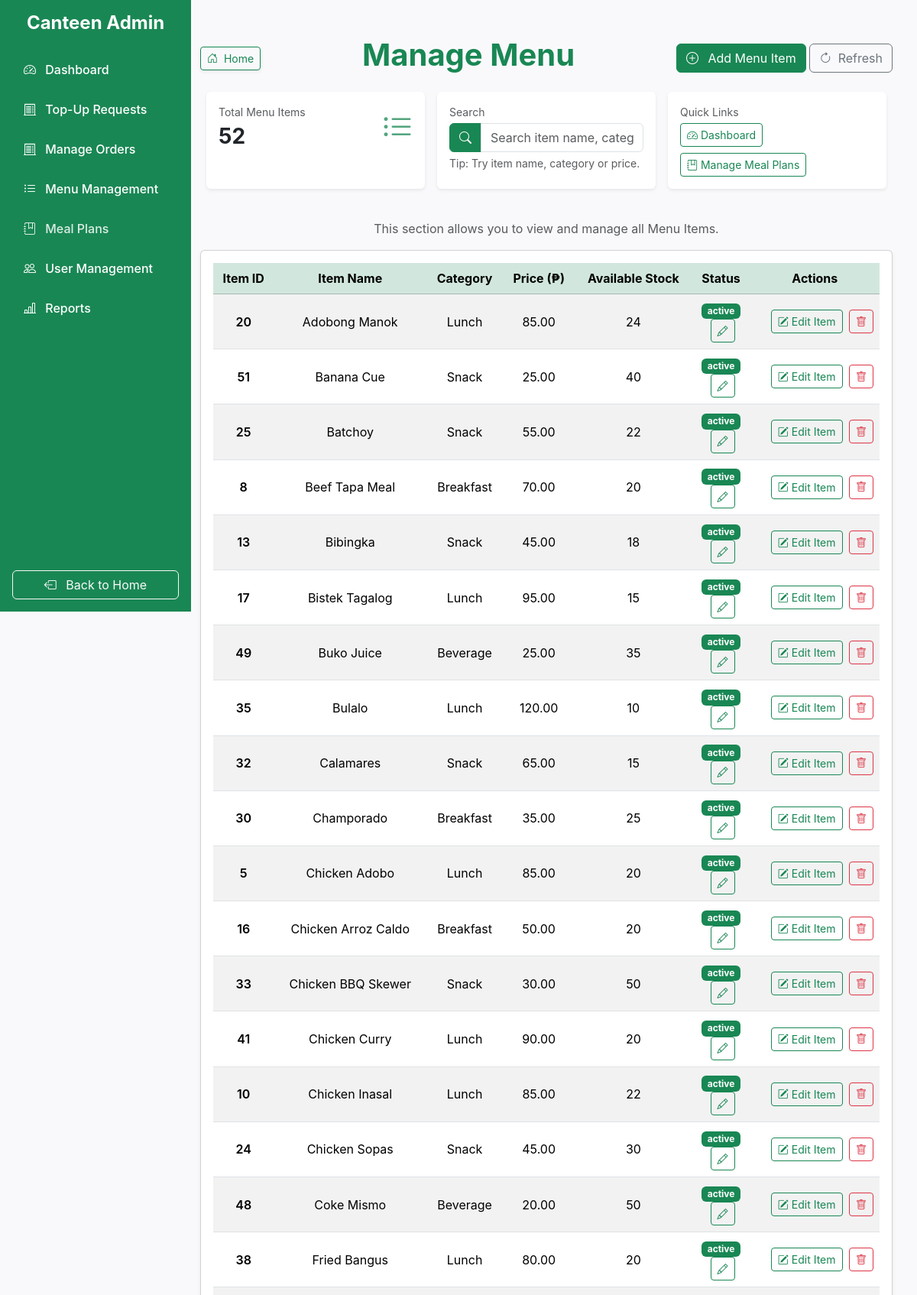
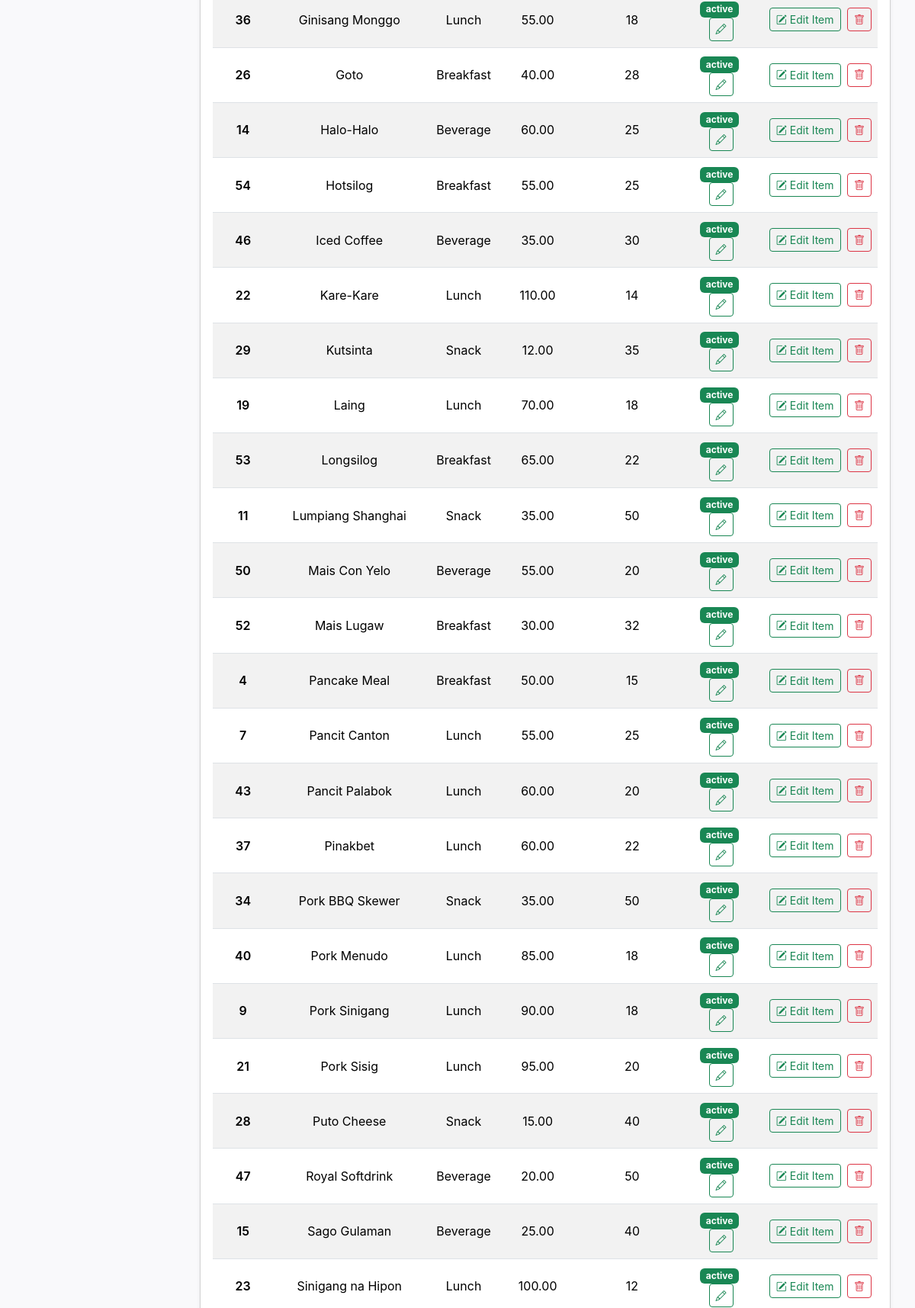
The app's page /pages/admin-pages/manage_menu.php (signed in, upper part) with its own data (2 pictures, top to bottom).
### tables this page shows
CREATE TABLE IF NOT EXISTS `menu_items` (
  `item_id` INT NOT NULL AUTO_INCREMENT,
  `item_name` VARCHAR(100) NOT NULL,
  `category` ENUM('Breakfast', 'Lunch', 'Snack', 'Beverage') NULL DEFAULT NULL,
  `price` DECIMAL(10,2) NOT NULL,
  `stock` INT NOT NULL,
  `description` TEXT NULL DEFAULT NULL,
  `image` VARCHAR(100) NULL DEFAULT NULL,
  `status` ENUM('active', 'inactive') NULL DEFAULT 'active',
  PRIMARY KEY (`item_id`));

### pages/admin-pages/manage_menu.php (the view, shortened to what this page needs)
<?php
    include('../../includes/sidebar.php');
?>
<main class="admin-content container my-5 fullHeight d-flex flex-column align-items-center justify-content-start">
    <div class="d-flex justify-content-between align-items-center w-100 mb-3">
        <div class="d-flex align-items-center gap-2">
            <a href="../menu.php" class="btn btn-outline-success btn-sm shadow-sm">
                <i class="bi bi-house-door me-1"></i> Home
            </a>
        </div>
        <div><h1 class="text-center flex-grow-1 fw-bold text-success">Manage Menu</h1></div>
        <div>
            <a href="create_menu.php" class="btn btn-success">
                <i class="bi bi-plus-circle me-2"></i> Add Menu Item
            </a>
            <button class="btn btn-outline-secondary" onclick="window.location.reload()">
                <i class="bi bi-arrow-clockwise me-1"></i> Refresh
            </button>
        </div>
    </div>
    <?php
        include ('../../config/db.php');
        $menuCount = $conn->query("SELECT COUNT(*) as count FROM menu_items")->fetch_assoc()['count'];
        $sql = "SELECT * FROM menu_items ORDER BY item_name ASC";
        $result = $conn->query($sql);
        $menuItems = [];
        if ($result->num_rows > 0) {
            while($row = $result->fetch_assoc()) {
                $menuItems[] = $row;
            }
        }
    ?>
    <div class="row g-3 mb-3 w-100">
        <div class="col-md-4">
        <div class="card shadow-sm border-0 h-100">
            <div class="card-body">
            <div class="d-flex justify-content-between align-items-center">
                <div>
                <div class="text-muted small">Total Menu Items</div>
                <div class="fs-3 fw-bold" id="menuCount"><?= htmlspecialchars($menuCount)?></div>
                </div>
                <i class="bi bi-list-ul fs-1 text-success opacity-75"></i>
            </div>
            </div>
        </div>
        </div>
        <div class="col-md-4">
        <div class="card shadow-sm border-0 h-100">
            <div class="card-body">
            <div class="text-muted small mb-1">Search</div>
            <div class="input-group">
                <span class="input-group-text bg-success text-white border-success">
                <i class="bi bi-search"></i>
                </span>
                <input type="text" id="menuFilter" class="form-control" placeholder="Search item name, category..." data-table="menuItemsTable">
            </div>
            <div class="form-text">Tip: Try item name, category or price.</div>
            </div>
        </div>
        </div>
        <div class="col-md-4">
        <div class="card shadow-sm border-0 h-100">
            <div class="card-body">
                <div class="text-muted small mb-1">Quick Links</div>
                <div class="d-flex gap-2 flex-wrap">
                    <a href="dashboard.php" class="btn btn-outline-success btn-sm"><i class="bi bi-speedometer2 me-1"></i>Dashboard</a>
                    <a href="manage_meal_plans.php" class="btn btn-outline-success btn-sm"><i class="bi bi-journal-bookmark me-1"></i>Manage Meal Plans</a>
                </div>
            </div>
        </div>
        </div>
    </div>
    <br>
    <p class="text-muted text-center">This section allows you to view and manage all Menu Items.</p>
    <?php if(count($menuItems) > 0): ?>
    <div class="card shadow-sm w-100">
        <div class="card-body">
            <div class="table-responsive">
                <table class="table table-striped table-hover align-middle">
                    <thead class="table-success text-center">
                        <tr>
                            <th>Item ID</th>
                            <th>Item Name</th>
                            <th>Category</th>
                            <th>Price (₱)</th>
                            <th>Available Stock</th>
                            <th>Status</th>
                            <th>Actions</th>
                        </tr>
                    </thead>
                    <tbody id="menuItemsTable">
                    <?php foreach ($menuItems as $menuItem): ?>
                        <tr id="menu-<?=$menuItem['item_id']?>" class="text-center">
                            <td class="fw-semibold"><?= htmlspecialchars($menuItem['item_id']) ?></td>
                            <td><?= htmlspecialchars($menuItem['item_name']) ?></td>
                            <td><?= htmlspecialchars($menuItem['category']) ?></td>
                            <td><?= number_format($menuItem['price'], 2) ?></td>
                            <td><?= htmlspecialchars($menuItem['stock']) ?></td>
                            <td>
                                <div class="item-display" id="itemDisplay-<?=$menuItem['item_id']?>">
                                    <span class="badge item-badge
                                        <?php if($menuItem['status'] === 'active'):?>bg-success<?php endif; ?>
                                        <?php if($menuItem['status'] === 'inactive'):?> bg-secondary <?php endif; ?>
                                        ">
                                    <?=$menuItem['status']?>
                                    </span> <br>
                                    <button class="btn btn-sm btn-outline-success ms-1 editItemStatusBtn" data-id="<?=$menuItem['item_id']?>" data-type="itemStatus" title="Edit Item Status">
                                        <i class="bi bi-pencil"></i>
                                    </button>
                                </div>
                            </td>
                            <td class="text-end">
                                <a href="edit_menu_item.php?id=<?=$menuItem['item_id']?>" class="btn btn-sm btn-outline-success me-1" data-id="<?=$menuItem['item_id']?>" title="Edit Item">
                                    <i class="bi bi-pencil-square"></i> Edit Item
                                </a>
                                <button class="btn btn-sm btn-outline-danger deleteItemBtn" data-id="<?=$menuItem['item_id']?>" data-action="delete_menu" title="Delete Menu Item">
                                    <i class="bi bi-trash"></i>
                                </button>
                            </td>
                        </tr>
                    <?php endforeach; ?>
                    </tbody>
                </table>
            </div>
        </div>
    </div>
    <?php else: ?>
        <div class="alert alert-info text-center" role="alert">
            No menu items found. Please add new menu items.
        </div>
    <?php endif; ?>
</main>
<?php include('../../includes/closing.php'); ?>

### assets/css/admin.css (style rules this page uses)
.fullHeight { min-height: 85vh; }
body { margin: 0; font-family: "Inter", sans-serif; background-color: #f9f9fb; }
.admin-content { margin-left: 250px; margin-right: 20px; width: calc(100% - 250px); }

### records on screen
menu_items: item_id "20", item_name "Adobong Manok", category "Lunch", price "85.00", stock "24", status "active"
menu_items: item_id "51", item_name "Banana Cue", category "Snack", price "25.00", stock "40", status "active"
menu_items: item_id "25", item_name "Batchoy", category "Snack", price "55.00", stock "22", status "active"
menu_items: item_id "8", item_name "Beef Tapa Meal", category "Breakfast", price "70.00", stock "20", status "active"
menu_items: item_id "13", item_name "Bibingka", category "Snack", price "45.00", stock "18", status "active"
menu_items: item_id "17", item_name "Bistek Tagalog", category "Lunch", price "95.00", stock "15", status "active"
menu_items: item_id "49", item_name "Buko Juice", category "Beverage", price "25.00", stock "35", status "active"
menu_items: item_id "35", item_name "Bulalo", category "Lunch", price "120.00", stock "10", status "active"
menu_items: item_id "32", item_name "Calamares", category "Snack", price "65.00", stock "15", status "active"
menu_items: item_id "30", item_name "Champorado", category "Breakfast", price "35.00", stock "25", status "active"
menu_items: item_id "5", item_name "Chicken Adobo", category "Lunch", price "85.00", stock "20", status "active"
menu_items: item_id "16", item_name "Chicken Arroz Caldo", category "Breakfast", price "50.00", stock "20", status "active"
menu_items: item_id "33", item_name "Chicken BBQ Skewer", category "Snack", price "30.00", stock "50", status "active"
menu_items: item_id "41", item_name "Chicken Curry", category "Lunch", price "90.00", stock "20", status "active"
menu_items: item_id "10", item_name "Chicken Inasal", category "Lunch", price "85.00", stock "22", status "active"
menu_items: item_id "24", item_name "Chicken Sopas", category "Snack", price "45.00", stock "30", status "active"
menu_items: item_id "48", item_name "Coke Mismo", category "Beverage", price "20.00", stock "50", status "active"
menu_items: item_id "38", item_name "Fried Bangus", category "Lunch", price "80.00", stock "20", status "active"
menu_items: item_id "36", item_name "Ginisang Monggo", category "Lunch", price "55.00", stock "18", status "active"
menu_items: item_id "26", item_name "Goto", category "Breakfast", price "40.00", stock "28", status "active"
menu_items: item_id "14", item_name "Halo-Halo", category "Beverage", price "60.00", stock "25", status "active"
menu_items: item_id "54", item_name "Hotsilog", category "Breakfast", price "55.00", stock "25", status "active"
menu_items: item_id "46", item_name "Iced Coffee", category "Beverage", price "35.00", stock "30", status "active"
menu_items: item_id "22", item_name "Kare-Kare", category "Lunch", price "110.00", stock "14", status "active"
menu_items: item_id "29", item_name "Kutsinta", category "Snack", price "12.00", stock "35", status "active"
menu_items: item_id "19", item_name "Laing", category "Lunch", price "70.00", stock "18", status "active"
menu_items: item_id "53", item_name "Longsilog", category "Breakfast", price "65.00", stock "22", status "active"
menu_items: item_id "11", item_name "Lumpiang Shanghai", category "Snack", price "35.00", stock "50", status "active"
menu_items: item_id "50", item_name "Mais Con Yelo", category "Beverage", price "55.00", stock "20", status "active"
menu_items: item_id "52", item_name "Mais Lugaw", category "Breakfast", price "30.00", stock "32", status "active"
menu_items: item_id "4", item_name "Pancake Meal", category "Breakfast", price "50.00", stock "15", status "active"
menu_items: item_id "7", item_name "Pancit Canton", category "Lunch", price "55.00", stock "25", status "active"
menu_items: item_id "43", item_name "Pancit Palabok", category "Lunch", price "60.00", stock "20", status "active"
menu_items: item_id "37", item_name "Pinakbet", category "Lunch", price "60.00", stock "22", status "active"
menu_items: item_id "34", item_name "Pork BBQ Skewer", category "Snack", price "35.00", stock "50", status "active"
menu_items: item_id "40", item_name "Pork Menudo", category "Lunch", price "85.00", stock "18", status "active"
menu_items: item_id "9", item_name "Pork Sinigang", category "Lunch", price "90.00", stock "18", status "active"
menu_items: item_id "21", item_name "Pork Sisig", category "Lunch", price "95.00", stock "20", status "active"
menu_items: item_id "28", item_name "Puto Cheese", category "Snack", price "15.00", stock "40", status "active"
menu_items: item_id "47", item_name "Royal Softdrink", category "Beverage", price "20.00", stock "50", status "active"
menu_items: item_id "15", item_name "Sago Gulaman", category "Beverage", price "25.00", stock "40", status "active"
menu_items: item_id "23", item_name "Sinigang na Hipon", category "Lunch", price "100.00", stock "12", status "active"

### other values on screen
$menuCount "52"
